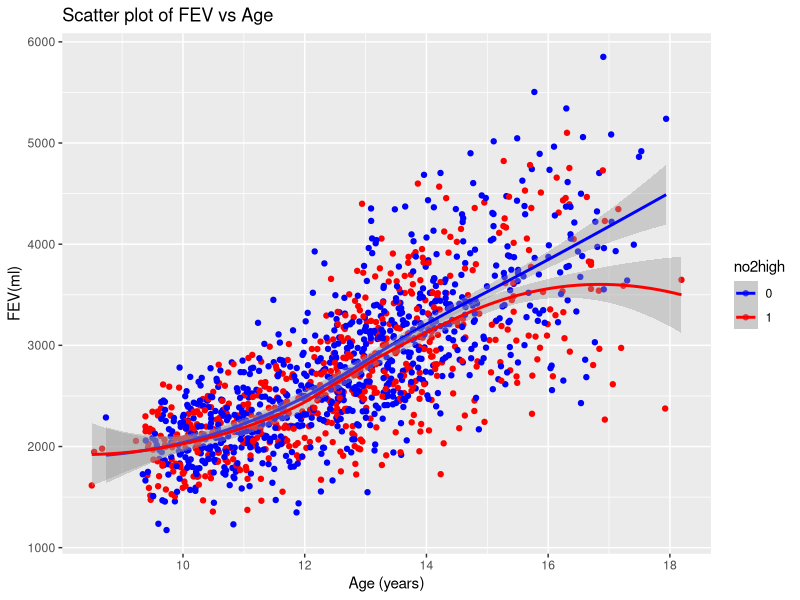
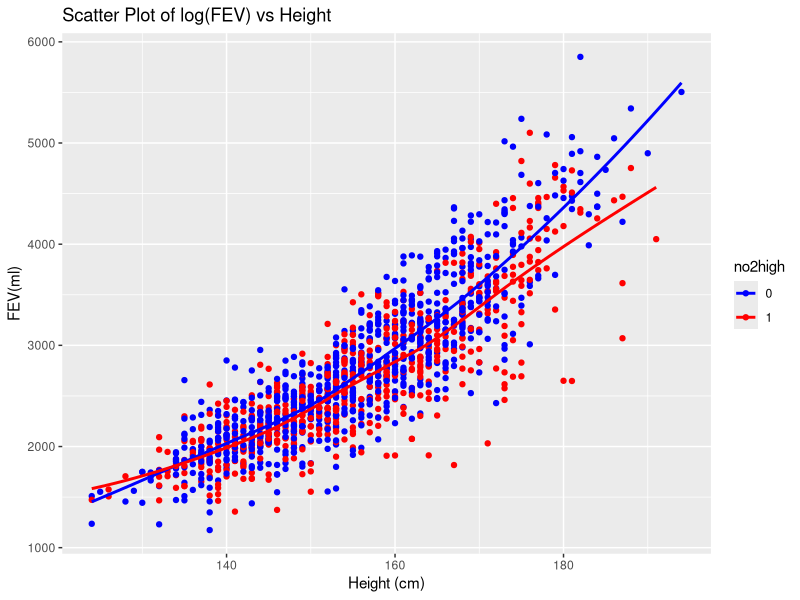
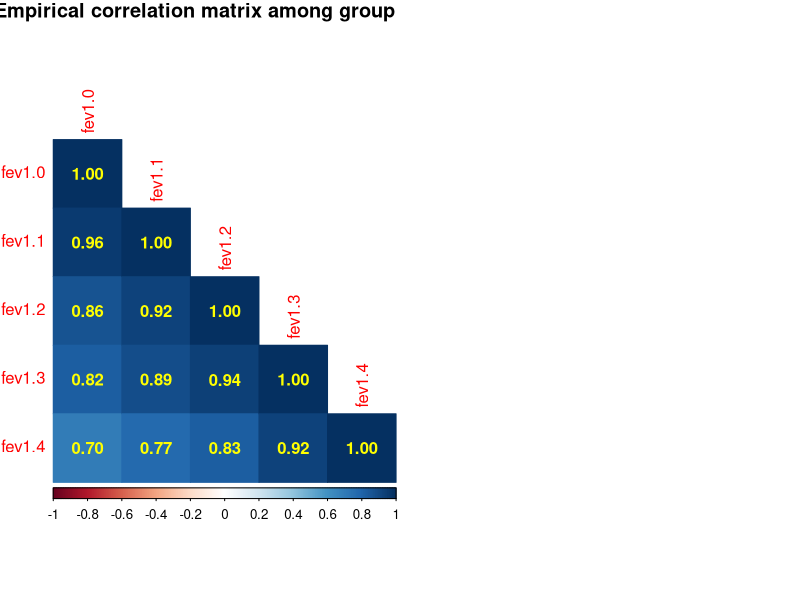

Source code (R) for these figures, in order: (Note: this script raises an error after producing the figures.)
## ---- chunk 1
knitr::opts_chunk$set(echo = TRUE)
## ---- chunk 2
library(lattice)
library(psych)
library(data.table)
library(reshape2)
library(ggplot2)
library(tidyr)
library(dplyr)
library(dplyr)
library(kableExtra)
library(corrplot)
library(nlme)
library(geepack)
library(multcomp)
## ---- chunk 3
# Exploratory data

asth<- read.csv("AsthmaNO2.csv")
asth <- asth[, !(names(asth) %in% c("X","asthma"))] 
asth$no2high <- as.factor(asth$no2high)

# create age at baseline
asth$age_base <- rep(0, nrow(asth))

for (i in unique(asth$id)){
  asth$age_base[asth$id ==i]<- min(asth$age[asth$id==i])
} 

# create times of measurements
asth$time <- round(asth$age - asth$age_base,0)
# create age since entry
asth$dage <- asth$age - asth$age_base
# create height at baseline
asth$baseheight <- rep(0, nrow(asth))
for (i in unique(asth$id)){
  asth$baseheight[asth$id ==i]<- min(asth$height[asth$id==i])
} 
# create height since entry
 asth$dheight <- asth$height - asth$baseheight
 
## ---- chunk 4
# Missing: yes
ast_wide <- reshape(asth[, c("id", "fev1", "time")], direction = "wide", id = "time", idvar = "id")
nrow(ast_wide[!complete.cases(ast_wide),])

# Summary data
asth$age_cut <- cut(asth$age, breaks = c(8.5,10.5,12.5,14.5,16.5,18.5), include.lowest = T)

asth$height_cut <- cut(asth$height, breaks = c(124,138,152,166,180,194), include.lowest = T)



asth %>%  group_by(no2high, age_cut) %>% summarise(fev_h = mean(fev1), sd_h = sd(fev1))

asth %>%  group_by(no2high, height_cut) %>% summarise(fev_h = mean(fev1), sd_h = sd(fev1))
asth %>%  group_by( age_cut) %>% summarise(fev_h = mean(fev1), sd_h = sd(fev1))
asth %>%  group_by(height_cut) %>% summarise(fev_h = mean(fev1), sd_h = sd(fev1))

## ---- chunk 5
color <- c("blue", "red")
par(mfrow=c(1,2))
ggplot(data =asth, aes((age),(fev1),col = no2high))+geom_point() + geom_smooth() + scale_color_manual(values = color) + ylab("FEV(ml)") + xlab("Age (years)") +ggtitle("Scatter plot of FEV vs Age")

ggplot(data =asth, aes((height), (fev1),col = no2high))+geom_point() + geom_smooth(se = F)+ scale_color_manual(values = color) + ylab("FEV(ml)") + xlab("Height (cm)") + ggtitle("Scatter Plot of log(FEV) vs Height")

cor_mat_g1 <- cor(ast_wide[, c("fev1.0","fev1.1", "fev1.2", "fev1.3","fev1.4")],use = "complete.obs")

corrplot(cor_mat_g1, method = "color", type = "lower", addCoef.col = "yellow" , title  = " Empirical correlation matrix among group 1", mar=c(0,0,1,0))
## ---- chunk 6




## ---- chunk 7


# mod2
asth$ageb <- asth$age- asth$age_base

mod2 <-geeglm((fev1)~  (dheight)*no2high, data= asth, id = id, corstr = "ar1")
anova(mod2)
summary(mod2)
tidy(mod1, conf.int = T)
asth_g1 <- glht(mod2, linfct = c("dheight + dheight:no2high1 = 0"))
confint(asth_g1)

asth<- asth[order(asth$id, asth$age),]
mod1 <-geeglm((fev1)~ (dage)*no2high, data= asth, id = id, corstr = "ar1")
summary(mod1)
anova(mod1)
asth_g2 <- glht(mod1, linfct = c("dage + dage:no2high1 = 0"))
confint(asth_g2)

summary(geeglm((fev1)~  dheight *no2high, data= asth, id = id, corstr ="ar1"))
